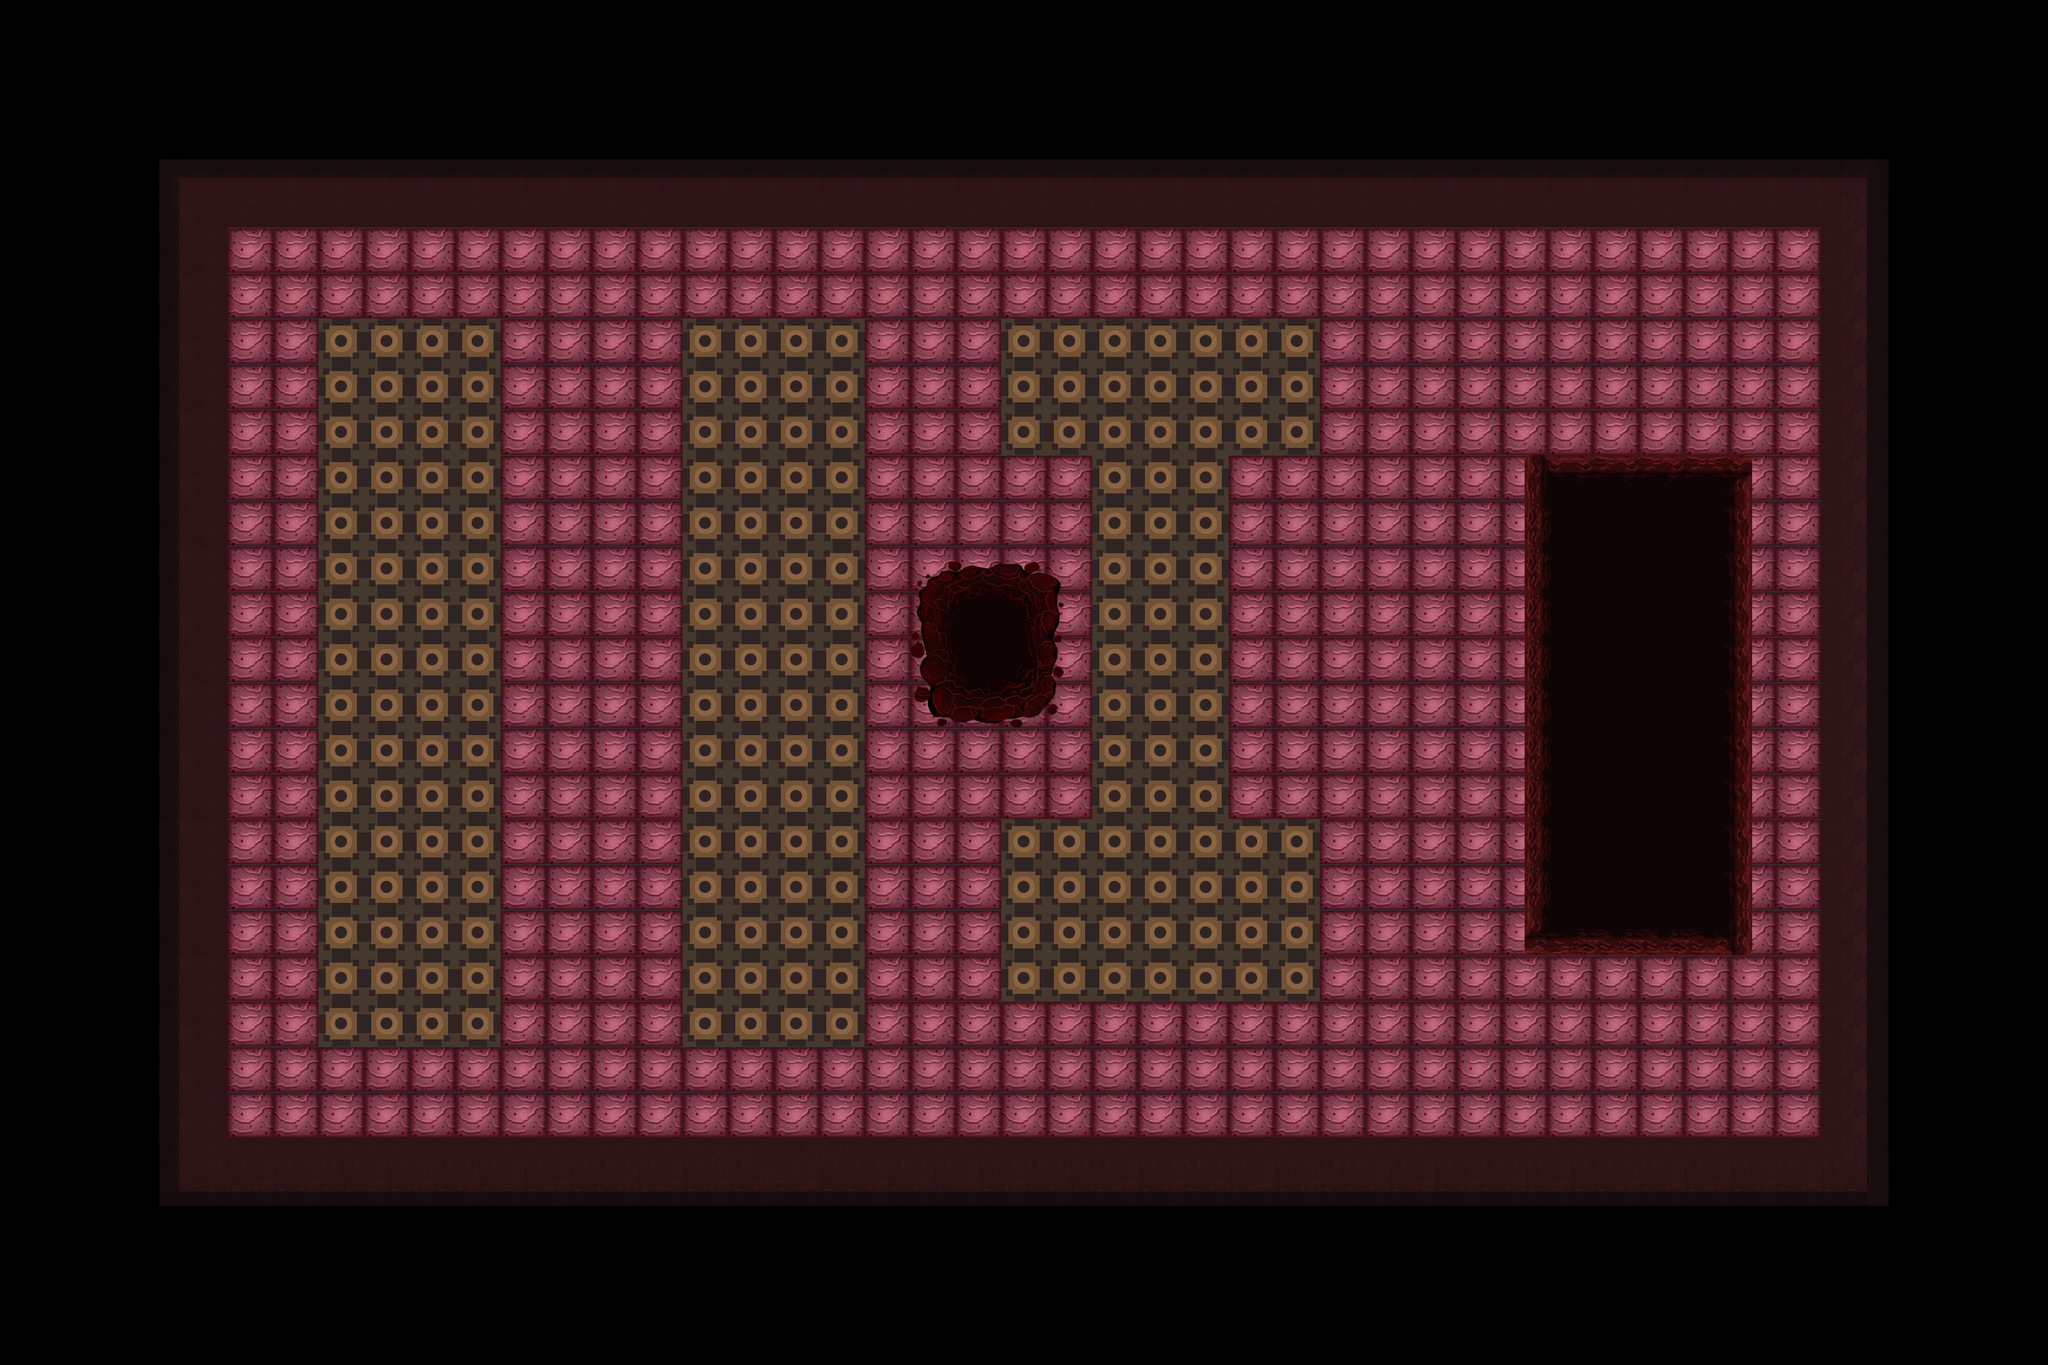

Rendered tile map (Tiled .tmx) drawn with the repository's tilesets; below, a short description and the map source with its tile grids summarised:
An orthogonal 90x60 tile map with 32x32 px tiles, 2 tile layers (floor_tiles, walls), 2 tilesets and 49 objects (28x Scorpion, 5x Destructible, 4x BasicGameObject, 2x TilemapLayerObject, 2x Pit, ...).

<map version="1.0" tiledversion="1.1.6" orientation="orthogonal" renderorder="right-down" width="90" height="60" tilewidth="32" tileheight="32" infinite="0" nextobjectid="193">
 <properties>
  <property name="atlas" value="image/game.atlas" />
  <property name="preload" value="room_0.tmx" />
 </properties>
 <tileset firstgid="1" source="../game.tsx" />
 <tileset firstgid="74" source="../HorrorGameTiles.tsx" />
 <objectgroup name="background" />
 <layer name="floor_tiles" width="90" height="60">
  <data>[5400 cells, 3496 non-empty, 42 distinct tile ids]</data>
 </layer>
 <layer name="walls" width="90" height="60">
  <data>[5400 cells, 221 non-empty, 37 distinct tile ids]</data>
 </layer>
 <objectgroup name="playground">
  <object id="49" name="floor_tiles" type="TilemapLayerObject" x="0" y="1888" width="32" height="32">
   <properties>
    <property name="tile_layer" value="floor_tiles" />
   </properties>
  </object>
  <object id="51" name="wall_tiles" type="TilemapLayerObject" x="0" y="1888" width="32" height="32">
   <properties>
    <property name="tile_layer" value="walls" />
   </properties>
  </object>
  <object id="75" name="east" type="BasicGameObject" x="2722" y="912" width="32" height="96" />
  <object id="76" name="west" type="BasicGameObject" x="112" y="912" width="32" height="96" />
  <object id="77" name="north" type="BasicGameObject" x="1396" y="128" width="96" height="32" />
  <object id="78" name="south" type="BasicGameObject" x="1396" y="1792" width="96" height="32" />
  <object id="150" name="Scorp" type="Scorpion" gid="61" x="445" y="1483" width="42" height="62" />
  <object id="157" name="Pit" type="Pit" x="1344" y="828" width="108" height="140" />
  <object id="158" name="LavaTrap" type="LavaBurst" gid="48" x="1273" y="953" width="247" height="103" />
  <object id="159" name="Scorp" type="Scorpion" gid="61" x="643" y="1457" width="42" height="62" />
  <object id="160" name="Scorp" type="Scorpion" gid="61" x="927" y="1461" width="42" height="62" />
  <object id="161" name="Scorp" type="Scorpion" gid="61" x="1143" y="1501" width="42" height="62" />
  <object id="162" name="Scorp" type="Scorpion" gid="61" x="1419" y="1489" width="42" height="62" />
  <object id="163" name="Scorp" type="Scorpion" gid="61" x="1595" y="1469" width="42" height="62" />
  <object id="164" name="Scorp" type="Scorpion" gid="61" x="1831" y="1481" width="42" height="62" />
  <object id="165" name="Scorp" type="Scorpion" gid="61" x="2071" y="1489" width="42" height="62" />
  <object id="166" name="Scorp" type="Scorpion" gid="61" x="2247" y="1493" width="42" height="62" />
  <object id="167" name="Scorp" type="Scorpion" gid="61" x="2439" y="1421" width="42" height="62" />
  <object id="168" name="Scorp" type="Scorpion" gid="61" x="2463" y="469" width="42" height="62" />
  <object id="169" name="Scorp" type="Scorpion" gid="61" x="2227" y="373" width="42" height="62" />
  <object id="170" name="Scorp" type="Scorpion" gid="61" x="1959" y="393" width="42" height="62" />
  <object id="171" name="Scorp" type="Scorpion" gid="61" x="1635" y="361" width="42" height="62" />
  <object id="172" name="Scorp" type="Scorpion" gid="61" x="1403" y="369" width="42" height="62" />
  <object id="173" name="Scorp" type="Scorpion" gid="61" x="1167" y="389" width="42" height="62" />
  <object id="174" name="Scorp" type="Scorpion" gid="61" x="1039" y="541" width="42" height="62" />
  <object id="175" name="Scorp" type="Scorpion" gid="61" x="695" y="601" width="42" height="62" />
  <object id="176" name="Scorp" type="Scorpion" gid="61" x="515" y="709" width="42" height="62" />
  <object id="177" name="Scorp" type="Scorpion" gid="61" x="815" y="845" width="42" height="62" />
  <object id="178" name="Scorp" type="Scorpion" gid="61" x="515" y="1021" width="42" height="62" />
  <object id="179" name="Scorp" type="Scorpion" gid="61" x="383" y="877" width="42" height="62" />
  <object id="180" name="Scorp" type="Scorpion" gid="61" x="783" y="1101" width="42" height="62" />
  <object id="181" name="Scorp" type="Scorpion" gid="61" x="1079" y="1101" width="42" height="62" />
  <object id="182" name="Scorp" type="Scorpion" gid="61" x="1759" y="1101" width="42" height="62" />
  <object id="183" name="Scorp" type="Scorpion" gid="61" x="1955" y="829" width="42" height="62" />
  <object id="184" name="Scorp" type="Scorpion" gid="61" x="1403" y="557" width="42" height="62" />
  <object id="185" name="Scorp" type="Scorpion" gid="61" x="1775" y="601" width="42" height="62" />
  <object id="186" name="Pit" type="Pit" x="2180" y="680" width="252" height="624" />
  <object id="188" name="skull_test" type="Destructible" gid="39" x="2005" y="783" width="183" height="125">
   <properties>
    <property name="DestroyAnimation" value="skull_break" />
    <property name="boundX" type="float" value="0.69999999999999996" />
    <property name="boundY" type="float" value="0.5" />
    <property name="health" type="float" value="3" />
    <property name="itemDrop" type="int" value="10" />
    <property name="sprite" value="skull" />
   </properties>
  </object>
  <object id="189" name="skull_test" type="Destructible" gid="39" x="2011" y="913" width="183" height="125">
   <properties>
    <property name="DestroyAnimation" value="skull_break" />
    <property name="boundX" type="float" value="0.69999999999999996" />
    <property name="boundY" type="float" value="0.5" />
    <property name="health" type="float" value="3" />
    <property name="itemDrop" type="int" value="10" />
    <property name="sprite" value="skull" />
   </properties>
  </object>
  <object id="190" name="skull_test" type="Destructible" gid="39" x="2011" y="1040" width="183" height="125">
   <properties>
    <property name="DestroyAnimation" value="skull_break" />
    <property name="boundX" type="float" value="0.69999999999999996" />
    <property name="boundY" type="float" value="0.5" />
    <property name="health" type="float" value="3" />
    <property name="itemDrop" type="int" value="1" />
    <property name="sprite" value="skull" />
   </properties>
  </object>
  <object id="191" name="skull_test" type="Destructible" gid="39" x="2012" y="1159" width="183" height="125">
   <properties>
    <property name="DestroyAnimation" value="skull_break" />
    <property name="boundX" type="float" value="0.69999999999999996" />
    <property name="boundY" type="float" value="0.5" />
    <property name="health" type="float" value="3" />
    <property name="itemDrop" type="int" value="10" />
    <property name="sprite" value="skull" />
   </properties>
  </object>
  <object id="192" name="skull_test" type="Destructible" gid="39" x="2015" y="1283" width="183" height="125">
   <properties>
    <property name="DestroyAnimation" value="skull_break" />
    <property name="boundX" type="float" value="0.69999999999999996" />
    <property name="boundY" type="float" value="0.5" />
    <property name="health" type="float" value="3" />
    <property name="itemDrop" type="int" value="10" />
    <property name="sprite" value="skull" />
   </properties>
  </object>
 </objectgroup>
 <objectgroup name="foreground" locked="1" />
 <objectgroup name="uiground" locked="1" />
 <objectgroup name="preload" locked="1">
  <object id="1" name="ScreenSize" type="Viewport" x="0" y="0" width="960" height="540" />
  <object id="56" x="-480" y="256" width="96" height="32">
   <text fontfamily="MS Shell Dlg 2" pixelsize="24" wrap="1" color="#ffffff">Fonts</text>
  </object>
  <object id="57" x="-608" y="256" width="96" height="32">
   <text fontfamily="MS Shell Dlg 2" pixelsize="24" wrap="1" color="#ffffff">Sound</text>
  </object>
  <object id="58" x="-736" y="256" width="96" height="32">
   <text fontfamily="MS Shell Dlg 2" pixelsize="24" wrap="1" color="#ffffff">Music</text>
  </object>
  </objectgroup>
</map>
<!-- 3 of 49 objects omitted -->
